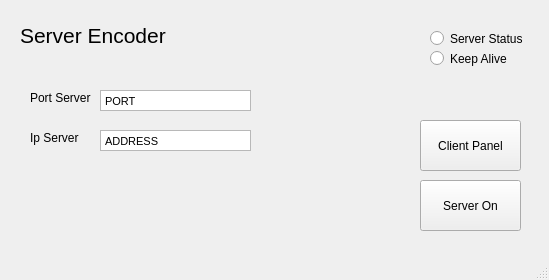
<?xml version="1.0" encoding="UTF-8"?>
<ui version="4.0">
 <class>MainWindow</class>
 <widget class="QMainWindow" name="MainWindow">
  <property name="geometry">
   <rect>
    <x>0</x>
    <y>0</y>
    <width>549</width>
    <height>280</height>
   </rect>
  </property>
  <property name="windowTitle">
   <string>MainWindow</string>
  </property>
  <widget class="QWidget" name="centralwidget">
   <widget class="QPushButton" name="serverButton">
    <property name="geometry">
     <rect>
      <x>420</x>
      <y>180</y>
      <width>101</width>
      <height>51</height>
     </rect>
    </property>
    <property name="text">
     <string>Server On</string>
    </property>
   </widget>
   <widget class="QLabel" name="label">
    <property name="geometry">
     <rect>
      <x>20</x>
      <y>10</y>
      <width>181</width>
      <height>51</height>
     </rect>
    </property>
    <property name="font">
     <font>
      <pointsize>16</pointsize>
     </font>
    </property>
    <property name="text">
     <string>Server Encoder</string>
    </property>
   </widget>
   <widget class="QTextEdit" name="textEdit">
    <property name="geometry">
     <rect>
      <x>100</x>
      <y>90</y>
      <width>151</width>
      <height>21</height>
     </rect>
    </property>
    <property name="verticalScrollBarPolicy">
     <enum>Qt::ScrollBarAlwaysOff</enum>
    </property>
    <property name="horizontalScrollBarPolicy">
     <enum>Qt::ScrollBarAlwaysOff</enum>
    </property>
    <property name="html">
     <string>&lt;!DOCTYPE HTML PUBLIC &quot;-//W3C//DTD HTML 4.0//EN&quot; &quot;http://www.w3.org/TR/REC-html40/strict.dtd&quot;&gt;
&lt;html&gt;&lt;head&gt;&lt;meta name=&quot;qrichtext&quot; content=&quot;1&quot; /&gt;&lt;style type=&quot;text/css&quot;&gt;
p, li { white-space: pre-wrap; }
&lt;/style&gt;&lt;/head&gt;&lt;body style=&quot; font-family:'MS Shell Dlg 2'; font-size:8.25pt; font-weight:400; font-style:normal;&quot;&gt;
&lt;p style=&quot; margin-top:0px; margin-bottom:0px; margin-left:0px; margin-right:0px; -qt-block-indent:0; text-indent:0px;&quot;&gt;PORT&lt;/p&gt;&lt;/body&gt;&lt;/html&gt;</string>
    </property>
   </widget>
   <widget class="QLabel" name="label_2">
    <property name="geometry">
     <rect>
      <x>30</x>
      <y>90</y>
      <width>81</width>
      <height>16</height>
     </rect>
    </property>
    <property name="text">
     <string>Port Server</string>
    </property>
   </widget>
   <widget class="QTextEdit" name="textEdit_2">
    <property name="geometry">
     <rect>
      <x>100</x>
      <y>130</y>
      <width>151</width>
      <height>21</height>
     </rect>
    </property>
    <property name="verticalScrollBarPolicy">
     <enum>Qt::ScrollBarAlwaysOff</enum>
    </property>
    <property name="horizontalScrollBarPolicy">
     <enum>Qt::ScrollBarAlwaysOff</enum>
    </property>
    <property name="html">
     <string>&lt;!DOCTYPE HTML PUBLIC &quot;-//W3C//DTD HTML 4.0//EN&quot; &quot;http://www.w3.org/TR/REC-html40/strict.dtd&quot;&gt;
&lt;html&gt;&lt;head&gt;&lt;meta name=&quot;qrichtext&quot; content=&quot;1&quot; /&gt;&lt;style type=&quot;text/css&quot;&gt;
p, li { white-space: pre-wrap; }
&lt;/style&gt;&lt;/head&gt;&lt;body style=&quot; font-family:'MS Shell Dlg 2'; font-size:8.25pt; font-weight:400; font-style:normal;&quot;&gt;
&lt;p style=&quot; margin-top:0px; margin-bottom:0px; margin-left:0px; margin-right:0px; -qt-block-indent:0; text-indent:0px;&quot;&gt;ADDRESS&lt;/p&gt;&lt;/body&gt;&lt;/html&gt;</string>
    </property>
   </widget>
   <widget class="QLabel" name="label_3">
    <property name="geometry">
     <rect>
      <x>30</x>
      <y>130</y>
      <width>81</width>
      <height>16</height>
     </rect>
    </property>
    <property name="text">
     <string>Ip Server</string>
    </property>
   </widget>
   <widget class="QRadioButton" name="radioButton">
    <property name="geometry">
     <rect>
      <x>430</x>
      <y>30</y>
      <width>101</width>
      <height>17</height>
     </rect>
    </property>
    <property name="text">
     <string>Server Status</string>
    </property>
   </widget>
   <widget class="QRadioButton" name="radioButton_2">
    <property name="geometry">
     <rect>
      <x>430</x>
      <y>50</y>
      <width>82</width>
      <height>17</height>
     </rect>
    </property>
    <property name="text">
     <string>Keep Alive</string>
    </property>
   </widget>
   <widget class="QPushButton" name="clientButton">
    <property name="geometry">
     <rect>
      <x>420</x>
      <y>120</y>
      <width>101</width>
      <height>51</height>
     </rect>
    </property>
    <property name="text">
     <string>Client Panel</string>
    </property>
   </widget>
  </widget>
  <widget class="QMenuBar" name="menubar">
   <property name="geometry">
    <rect>
     <x>0</x>
     <y>0</y>
     <width>549</width>
     <height>21</height>
    </rect>
   </property>
  </widget>
  <widget class="QStatusBar" name="statusbar"/>
 </widget>
 <resources/>
 <connections/>
</ui>
